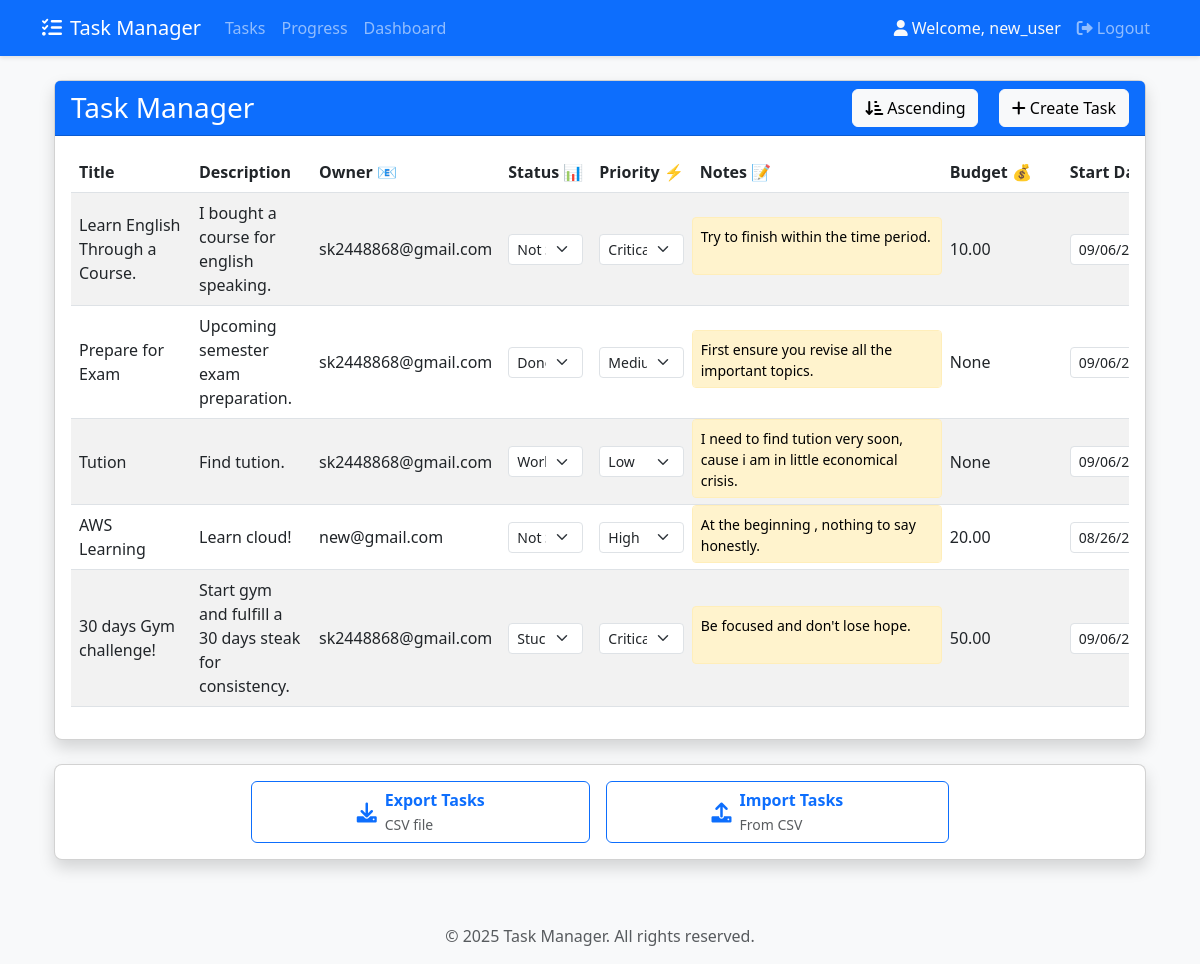
Page /tasks/ (signed in) on the earlier database version.
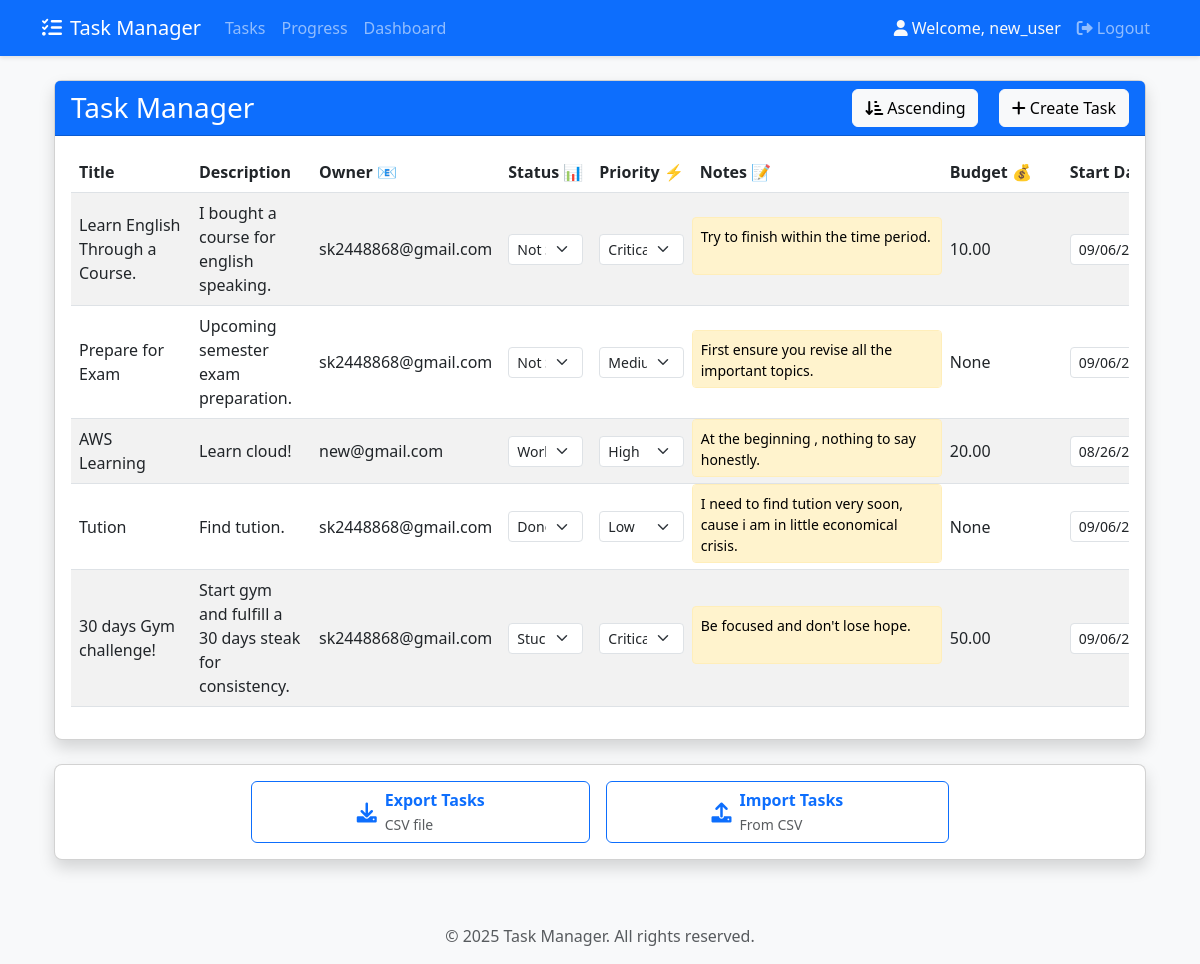
Same page on the later database version.
### tasks/models.py (models this page shows, shortened)
class Task(models.Model):
    STATUS_CHOICES = [
        ('not_started', 'Not Started'),
        ('working', 'Working on it'),
        ('stuck', 'Stuck'),
        ('done', 'Done')
    ]
    PRIORITY_CHOICES = [
        ('critical', 'Critical'),
        ('high', 'High'),
        ('medium', 'Medium'),
        ('low', 'Low')
    ]
    title = models.CharField(max_length=255)
    description = models.TextField()
    owner = models.EmailField()  # Assign tasks via email
    user = models.ForeignKey(User, on_delete=models.CASCADE, related_name='user_tasks')  # Link task to user
    status = models.CharField(max_length=20, choices=STATUS_CHOICES, default='not_started')
    priority = models.CharField(max_length=10, choices=PRIORITY_CHOICES, default='medium')
    notes = models.TextField(blank=True, null=True)
    budget = models.DecimalField(max_digits=10, decimal_places=2, blank=True, null=True)
    start_date = models.DateField()
    end_date = models.DateField()
    last_updated = models.DateTimeField(auto_now=True)
    class Meta:
        ordering = ['-last_updated']

### tasks/views.py (the view)
# urls.py: path('tasks/', views.task_list, name='task_list'),
@login_required
def task_list(request):
    sort_order = request.GET.get('sort_order', 'asc')
    print(f"Sort order: {sort_order}")
    tasks_queryset = Task.objects.filter(user=request.user)
    if sort_order not in ['asc', 'desc']:
        print(f"Invalid sort_order: {sort_order}, defaulting to 'asc'")
        sort_order = 'asc'
    if sort_order == 'desc':
        tasks_queryset = tasks_queryset.order_by('-last_updated')
    else:
        tasks_queryset = tasks_queryset.order_by('last_updated')
    tasks = list(tasks_queryset.values())
    print(f"Found {len(tasks)} tasks for user {request.user.username} after sorting")
    context = {
        'tasks': tasks,
        'status_choices': Task.STATUS_CHOICES,
        'priority_choices': Task.PRIORITY_CHOICES,
        'current_order': sort_order
    }
    return render(request, 'tasks/task_list.html', context)

### tasks/templates/tasks/task_list.html (shortened to what this page needs)
{% extends "base.html" %}
{% block content %}
<div class="container-fluid mt-4">
    <div class="card shadow">
        <div class="card-header bg-primary text-white d-flex justify-content-between align-items-center">
            <h3 class="card-title mb-0">Task Manager</h3>
            <div>
                <div class="btn-group me-2">
                    <button type="button" class="btn btn-light" id="sortOrderBtn" data-order="asc">
                    </button>
                </div>
                <button type="button" class="btn btn-light ms-2" data-bs-toggle="modal" data-bs-target="#createTaskModal">
                    <i class="fas fa-plus"></i> Create Task
                </button>
            </div>
        </div>
        <div class="card-body">
            <div class="table-responsive">
                <table class="table table-hover table-striped" id="taskTable">
                    <thead class="thead-dark">
                        <tr>
                            <th scope="col">Title</th>
                            <th scope="col">Description</th>
                            <th scope="col">Owner 📧</th>
                            <th scope="col">Status 📊</th>
                            <th scope="col">Priority ⚡</th>
                            <th scope="col">Notes 📝</th>
                            <th scope="col">Budget 💰</th>
                            <th scope="col">Start Date 📅</th>
                        </tr>
                    </thead>
                    <tbody>
                        {% for task in tasks %}
                        <tr data-task-id="{{ task.id }}" class="align-middle">
                            <td contenteditable="true" class="editable" data-field="title">{{ task.title }}</td>
                            <td contenteditable="true" class="editable" data-field="description">{{ task.description }}</td>
                            <td contenteditable="true" class="editable" data-field="owner">{{ task.owner }}</td>
                            <td>
                                <select class="form-select form-select-sm status-select" data-field="status">
                                    {% for value, label in status_choices %}
                                    <option value="{{ value }}" {% if task.status == value %}selected{% endif %}>{{ label }}</option>
                                    {% endfor %}
                                </select>
                            </td>
                            <td>
                                <select class="form-select form-select-sm priority-select" data-field="priority">
                                    {% for value, label in priority_choices %}
                                    <option value="{{ value }}" {% if task.priority == value %}selected{% endif %}>{{ label }}</option>
                                    {% endfor %}
                                </select>
                            </td>
                            <td class="notes-cell">
                                <textarea class="notes-content editable" data-field="notes">{{ task.notes }}</textarea>
                            </td>
                            <td contenteditable="true" class="editable" data-field="budget">{{ task.budget }}</td>
                            <td><input type="date" class="form-control form-control-sm date-input" data-field="start_date" value="{{ task.start_date|date:'Y-m-d' }}"></td>
                        </tr>
                        {% endfor %}
                    </tbody>
                </table>
            </div>
        </div>
    </div>
<div class="card shadow mt-4">
    <div class="card-body">
        <div class="row justify-content-center">
            <div class="col-md-8">
                <div class="d-flex gap-3">
                    <button type="button" class="btn btn-outline-primary flex-fill" onclick="exportTasks()">
                        <div class="d-flex align-items-center justify-content-center">
                            <i class="fas fa-download fa-lg me-2"></i>
                            <div class="text-start">
                                <div class="fw-bold">Export Tasks</div>
                                <small class="text-muted">CSV file</small>
                            </div>
                        </div>
                    </button>
                    <button type="button" class="btn btn-outline-primary flex-fill" data-bs-toggle="modal" data-bs-target="#importCsvModal">
                        <div class="d-flex align-items-center justify-content-center">
                            <i class="fas fa-upload fa-lg me-2"></i>
                            <div class="text-start">
                                <div class="fw-bold">Import Tasks</div>
                                <small class="text-muted">From CSV</small>
                            </div>
                        </div>
                    </button>
                </div>
            </div>
        </div>
    </div>
</div>
</div>
<link href="https://cdnjs.cloudflare.com/ajax/libs/font-awesome/6.0.0/css/all.min.css" rel="stylesheet">
{% endblock %}

### tasks/templates/base.html (shortened to what this page needs)
<!DOCTYPE html>
<html lang="en">
<head>
    <link href="https://cdn.jsdelivr.net/npm/bootstrap@5.3.0/dist/css/bootstrap.min.css" rel="stylesheet">
    <link href="https://cdnjs.cloudflare.com/ajax/libs/font-awesome/6.0.0/css/all.min.css" rel="stylesheet">
</head>
<body>
    <nav class="navbar navbar-expand-lg navbar-dark bg-primary mb-4">
        <div class="container">
            <a class="navbar-brand" href="{% url 'home' %}">
                <i class="fas fa-tasks me-2"></i>Task Manager
            </a>
            <div class="collapse navbar-collapse" id="navbarNav">
                {% if user.is_authenticated %}
                <ul class="navbar-nav me-auto">
                    <li class="nav-item">
                        <a class="nav-link" href="{% url 'task_list' %}">Tasks</a>
                    </li>
                    <li class="nav-item">
                        <a class="nav-link" href="{% url 'kanban' %}">Progress</a>
                    </li>
                    <li class="nav-item">
                        <a class="nav-link" href="{% url 'dashboard' %}">Dashboard</a>
                    </li>
                </ul>
                <ul class="navbar-nav">
                    <li class="nav-item">
                        <span class="nav-link text-light">
                            <i class="fas fa-user me-1"></i>Welcome, {{ user.username }}
                        </span>
                    </li>
                    <li class="nav-item">
                        <a class="nav-link" href="{% url 'logout' %}">
                            <i class="fas fa-sign-out-alt me-1"></i>Logout
                        </a>
                    </li>
                </ul>
                {% endif %}
            </div>
        </div>
    </nav>
    <div class="container">
        {% block content %}
        {% endblock %}
    </div>
    <footer class="footer mt-5 py-3 bg-light">
        <div class="container text-center">
            <span class="text-muted">&copy; 2025 Task Manager. All rights reserved.</span>
        </div>
    </footer>
</body>
</html>

### tasks/templates/base.html (style rules this page uses)
body { background-color: #f8f9fa; }
.navbar { box-shadow: 0 2px 4px rgba(0,0,0,.1); }
.card { box-shadow: 0 2px 4px rgba(0,0,0,.05); }

### tasks/templates/tasks/task_list.html (style rules this page uses)
.editable { min-width: 120px; }
.form-control, .form-select { width: 100%; }
.card { border-radius: 0.5rem; }
.card-header { border-radius: 0.5rem 0.5rem 0 0; }
.table th { white-space: nowrap; }
.table td { vertical-align: middle; }
.form-control, .form-select { border-radius: 0.25rem; }
#sortOrderBtn { min-width: 120px; }
.notes-cell { position: relative; min-width: 250px; max-width: 350px; padding: 0 !important; }
.notes-content { white-space: pre-wrap; word-wrap: break-word; max-height: 150px; overflow-y: auto; background-color: #fff3cd; padding: 8px; border-radius: 4px; font-size: 0.875rem; line-height: 1.5; margin: 0; width: 100%; height: 100%; border: 1px solid #ffeeba; resize: none; }

Differences in the rows shown:
changed Task "Prepare for Exam": status "Done" → "Not Started"
changed Task "AWS Learning": status "Not Started" → "Working on it"; moves up the list
changed Task "Tution": status "Working on it" → "Done"
